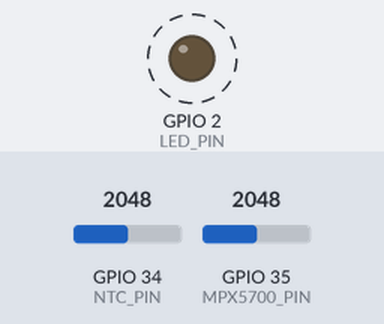
Simulated run of this sketch. Board: ESP32. Parts: output pins drawn as LEDs (lit = HIGH). Dashed ring = blinking. The test bench sets the inputs (shaded band); at power-on: GPIO 34 (NTC_PIN) = 2048, GPIO 35 (MPX5700_PIN) = 2048. What the sketch prints to the serial monitor is not drawn.

Above: at 1.0 s.
Timing chart, 0 to 4.6 s (numbered marks = the images above):
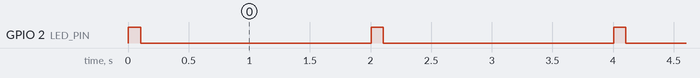

The sketch:

Esp32_Sender.ino
```cpp
#include <esp_now.h>
#include <WiFi.h>
#include <math.h>

// GPIO Assignments
#define NTC_PIN 34         // ADC pin for NTC thermistor (GPIO34)
#define MPX5700_PIN 35     // ADC pin for MPX5700 sensor (GPIO35)
#define LED_PIN 2          // Onboard LED (GPIO2)

// Constants
#define VS 3.3             // Supply voltage for sensors
#define R_FIXED 10000      // Fixed resistor value (10kΩ)
#define ADC_RESOLUTION 4095.0 // 12-bit ADC resolution for ESP32

// Steinhart-Hart coefficients for 10k NTC thermistor
#define A 0.001129148
#define B 0.000234125
#define C 0.0000000876741


// Struct to hold sensor data
typedef struct {
  float temperature;
  float pressure;
} SensorData;

// Initialize sensor data
SensorData dataToSend;

// Function to calculate pressure from MPX5700 sensor output
float calculatePressure(float analogValue) {
  // Step 1: Convert ADC value to sensor output voltage (Vout)
  float vout = ((analogValue * VS) /  ADC_RESOLUTION) + 0.2;
  float pressure = (160*vout-40)*0.145038;
  return pressure; // Pressure in kPa
}

// Function to calculate temperature from NTC thermistor
float calculateTemperature(float analogValue) {
  float voltage = analogValue * (VS / ADC_RESOLUTION);  // Convert ADC value to voltage
  if (voltage == 0) return -273.15;  // Prevent division by zero

  float resistance = (VS / voltage - 1) * R_FIXED;  // Calculate resistance
  float logR = log(resistance);
  float temperatureKelvin = 1.0 / (A + B * logR + C * logR * logR * logR);  // Steinhart-Hart
  return temperatureKelvin - 273.15;  // Convert Kelvin to Celsius
}

// Callback for ESP-NOW send status
void onDataSent(const uint8_t *mac_addr, esp_now_send_status_t status) {
  Serial.print("Data send status: ");
  Serial.println(status == ESP_NOW_SEND_SUCCESS ? "Success" : "Fail");

  // Blink onboard LED to indicate data was sent
  digitalWrite(LED_PIN, HIGH);
  delay(100);
  digitalWrite(LED_PIN, LOW);
}

void setup() {
  // Initialize Serial Monitor
  Serial.begin(115200);

  // Configure GPIO pins
  pinMode(NTC_PIN, INPUT);
  pinMode(MPX5700_PIN, INPUT);
  pinMode(LED_PIN, OUTPUT);
  digitalWrite(LED_PIN, LOW);  // Ensure LED is off initially

  // Initialize WiFi in station mode
  WiFi.mode(WIFI_STA);
  WiFi.disconnect();

  // Initialize ESP-NOW
  if (esp_now_init() != ESP_OK) {
    Serial.println("Error initializing ESP-NOW");
    return;
  }

  // Add ESP-NOW peer
  uint8_t peerAddress[] = {0xE4, 0x65, 0xB8, 0x83, 0xD5, 0xA0}; // Replace with actual MAC address
  esp_now_peer_info_t peerInfo;
  memcpy(peerInfo.peer_addr, peerAddress, 6);
  peerInfo.channel = 0;  // Default channel
  peerInfo.encrypt = false;
  if (esp_now_add_peer(&peerInfo) != ESP_OK) {
    Serial.println("Failed to add peer");
    return;
  }

  // Register ESP-NOW send callback
  esp_now_register_send_cb(onDataSent);
}

void loop() {
  // Read ADC values
  float ntcReading = analogRead(NTC_PIN);
  float pressureReading = analogRead(MPX5700_PIN);

  // Calculate sensor values
  dataToSend.temperature = calculateTemperature(ntcReading);
  dataToSend.pressure = calculatePressure(pressureReading);

  // Send data via ESP-NOW
  esp_now_send(NULL, (uint8_t*)&dataToSend, sizeof(dataToSend));

  // Print sensor values to Serial Monitor for debugging
  Serial.print("Temperature: ");
  Serial.print(dataToSend.temperature);
  Serial.print(" °C, Pressure: ");
  Serial.print(dataToSend.pressure);
  Serial.println(" kPa");

  delay(2000);  // Update every 2 seconds
}
```

Measured:
- by itself, GPIO 2 (LED_PIN): alternates HIGH for 0.10 s and LOW for 1.9 s
